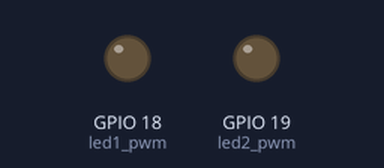
Recording of a program running on a simulated ESP32 board running MicroPython. Shown: output pins drawn as LEDs (lit = HIGH).

Above: at 0.15 s.
Timing chart, 0 to 1.6 s (numbered marks = the images above):
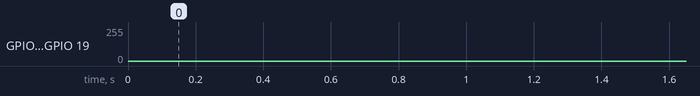

The program:

pwm.py
```python
from machine import Pin, PWM
import time

LED_PIN1 = const(18)
LED_PIN2 = const(19)


led1_pwm = PWM(Pin(LED_PIN1), freq=1000, duty=0)
led2_pwm = PWM(Pin(LED_PIN2), freq=1000, duty=0)

while True:
    for i in range(0, 1024):
        led1_pwm.duty(i)
        led2_pwm.duty(1023-i)
        time.sleep_ms(1)
    for i in range(1023, -1, -1):
        led1_pwm.duty(i)
        led2_pwm.duty(1023-i)
        time.sleep_ms(1)
```
